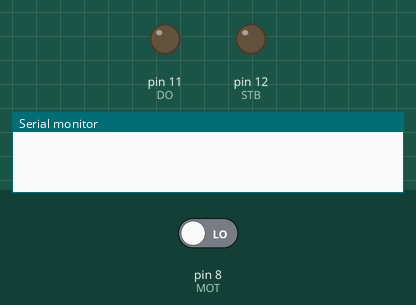
Simulated run of this sketch. Board: Arduino Uno, built with avr-gcc and run on an emulated ATmega328P. Shown: output pins drawn as LEDs (lit = HIGH), the last lines printed to the serial monitor. Inputs (shaded band) come from the test bench; at power-on: pin 8 (MOT) LOW. Pins used as bus, display or sensor lines are not drawn.

Above: at 0.1 s.
At 3.1 s:
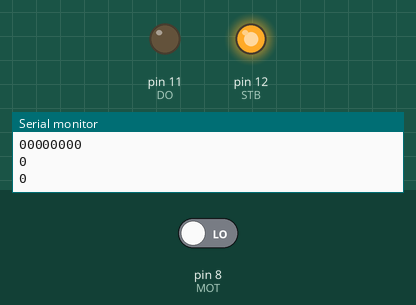
Timing chart, 0 to 4.6 s (numbered marks = the images above):
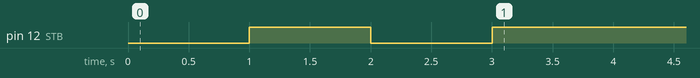

The sketch:

A7050.ino
```cpp
/*
 * An attempt to interface with the Avago ADNS-7050 optical sensor.
 * Datasheet found here:
 *   http://www.efo.ru/components/avago/catalog/files/pdf/AV01-0036EN.pdf
 *
 * [Discontinued]
 */


#define STB 12 //NCS   - Gray
#define DO 11  //MISO  - Blue
#define CLK 10 //SCLK  - Yellow
#define DI 9   //MOSI  - Orange
#define MOT 8  //MOT   - Brown

void setup() {
  digitalWrite(2,LOW);
  digitalWrite(13,0);
  Serial.begin(9600);
  int i;
  unsigned int ret;
  pinMode(DO,OUTPUT);
  pinMode(DI,INPUT);
  pinMode(CLK,OUTPUT);
  pinMode(STB,OUTPUT);
  pinMode(MOT,INPUT);

  delay(1000);
  digitalWrite(STB,HIGH);
  digitalWrite(2,HIGH);
  delay(1000);
  digitalWrite(STB,LOW);
  delay(1000); /*
  tx(0x3A,0x5a);
  delay(2000);
  tx(0x28,0xfe);
  rx(2);
  rx(3);
  rx(4);
  delay(1000);
  // digitalWrite(CLK,HIGH);

*/
  ret = rx(0);
  Serial.println(ret);
  Serial.println(digitalRead(MOT));
  digitalWrite(STB,HIGH);

  delay(10);
  digitalWrite(13,1);
}
void loop() {

}

void strobe(){
  delayMicroseconds(3);
  digitalWrite(CLK,HIGH);
  delayMicroseconds(3);
  digitalWrite(STB,HIGH);
  delayMicroseconds(3);
  digitalWrite(STB,LOW);
}

void tx(unsigned int addr,unsigned int data){
  delayMicroseconds(30);
  for(byte i=0;i<8;i++){
    if( (1<<i) & addr ) digitalWrite(DI,HIGH); else digitalWrite(DI,LOW);
     delayMicroseconds(3);
     digitalWrite(CLK,LOW);
     delayMicroseconds(3);
     digitalWrite(CLK,HIGH);
     delayMicroseconds(3);
  }
  for(byte i=0;i<8;i++){
    if( (1<<i) & data ) digitalWrite(DI,HIGH); else digitalWrite(DI,LOW);
     delayMicroseconds(3);
     digitalWrite(CLK,LOW);
     delayMicroseconds(3);
     digitalWrite(CLK,HIGH);
     delayMicroseconds(3);
  }
  delayMicroseconds(30);
}

unsigned int rx(unsigned int addr){
  unsigned int value=0;
  unsigned int naddr;
  /*
  for(byte i=0;i<8;i++){
    // naddr=naddr + (( (1<<i) & addr )<<(7-i)) ;
    if( (1<<i) & addr ) {
      naddr=naddr + (1<<(7-i));
    }
  }
  Serial.println("/ / /");
  Serial.println(addr,BIN);
  Serial.println("/ / /");
  Serial.println(naddr,BIN);
  Serial.println("/ / /");
  */ //

  delayMicroseconds(30);
  for(byte i=0;i<8;i++){
    if( (B10000000>>i) & addr ) {
      digitalWrite(DI,HIGH);
      Serial.print("1");
      }
      else {
        digitalWrite(DI,LOW);
        Serial.print("0");
      }

     delayMicroseconds(3);
     digitalWrite(CLK,LOW);
     delayMicroseconds(3);
     digitalWrite(CLK,HIGH);
     delayMicroseconds(3);
  }
  delayMicroseconds(30);
  for(byte i=0;i<8;i++){ //shift out
     digitalWrite(CLK,LOW);
     delayMicroseconds(3);
     digitalWrite(CLK,HIGH);
     delayMicroseconds(3);
     if(digitalRead(DO) == HIGH) value += 1<<i; //sample PGD
     delayMicroseconds(3);
  }
  Serial.println(" ");
  delayMicroseconds(30);
  return value;
}
```
